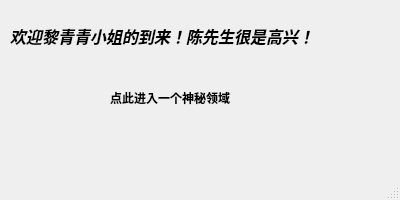
<?xml version="1.0" encoding="UTF-8"?>
<ui version="4.0">
 <class>MainWindow</class>
 <widget class="QMainWindow" name="MainWindow">
  <property name="geometry">
   <rect>
    <x>0</x>
    <y>0</y>
    <width>400</width>
    <height>200</height>
   </rect>
  </property>
  <property name="windowTitle">
   <string>真言一生只为你</string>
  </property>
  <widget class="QWidget" name="centralwidget">
   <widget class="QLabel" name="label">
    <property name="geometry">
     <rect>
      <x>110</x>
      <y>90</y>
      <width>171</width>
      <height>16</height>
     </rect>
    </property>
    <property name="font">
     <font>
      <family>Arial</family>
      <weight>75</weight>
      <bold>true</bold>
     </font>
    </property>
    <property name="text">
     <string>点此进入一个神秘领域</string>
    </property>
    <property name="openExternalLinks">
     <bool>true</bool>
    </property>
   </widget>
   <widget class="QLabel" name="label_2">
    <property name="geometry">
     <rect>
      <x>10</x>
      <y>20</y>
      <width>391</width>
      <height>31</height>
     </rect>
    </property>
    <property name="font">
     <font>
      <family>Arial</family>
      <pointsize>12</pointsize>
      <weight>75</weight>
      <italic>true</italic>
      <bold>true</bold>
     </font>
    </property>
    <property name="text">
     <string>欢迎黎青青小姐的到来！陈先生很是高兴！</string>
    </property>
   </widget>
  </widget>
  <widget class="QMenuBar" name="menubar">
   <property name="geometry">
    <rect>
     <x>0</x>
     <y>0</y>
     <width>400</width>
     <height>26</height>
    </rect>
   </property>
  </widget>
  <widget class="QStatusBar" name="statusbar"/>
 </widget>
 <resources/>
 <connections/>
</ui>
